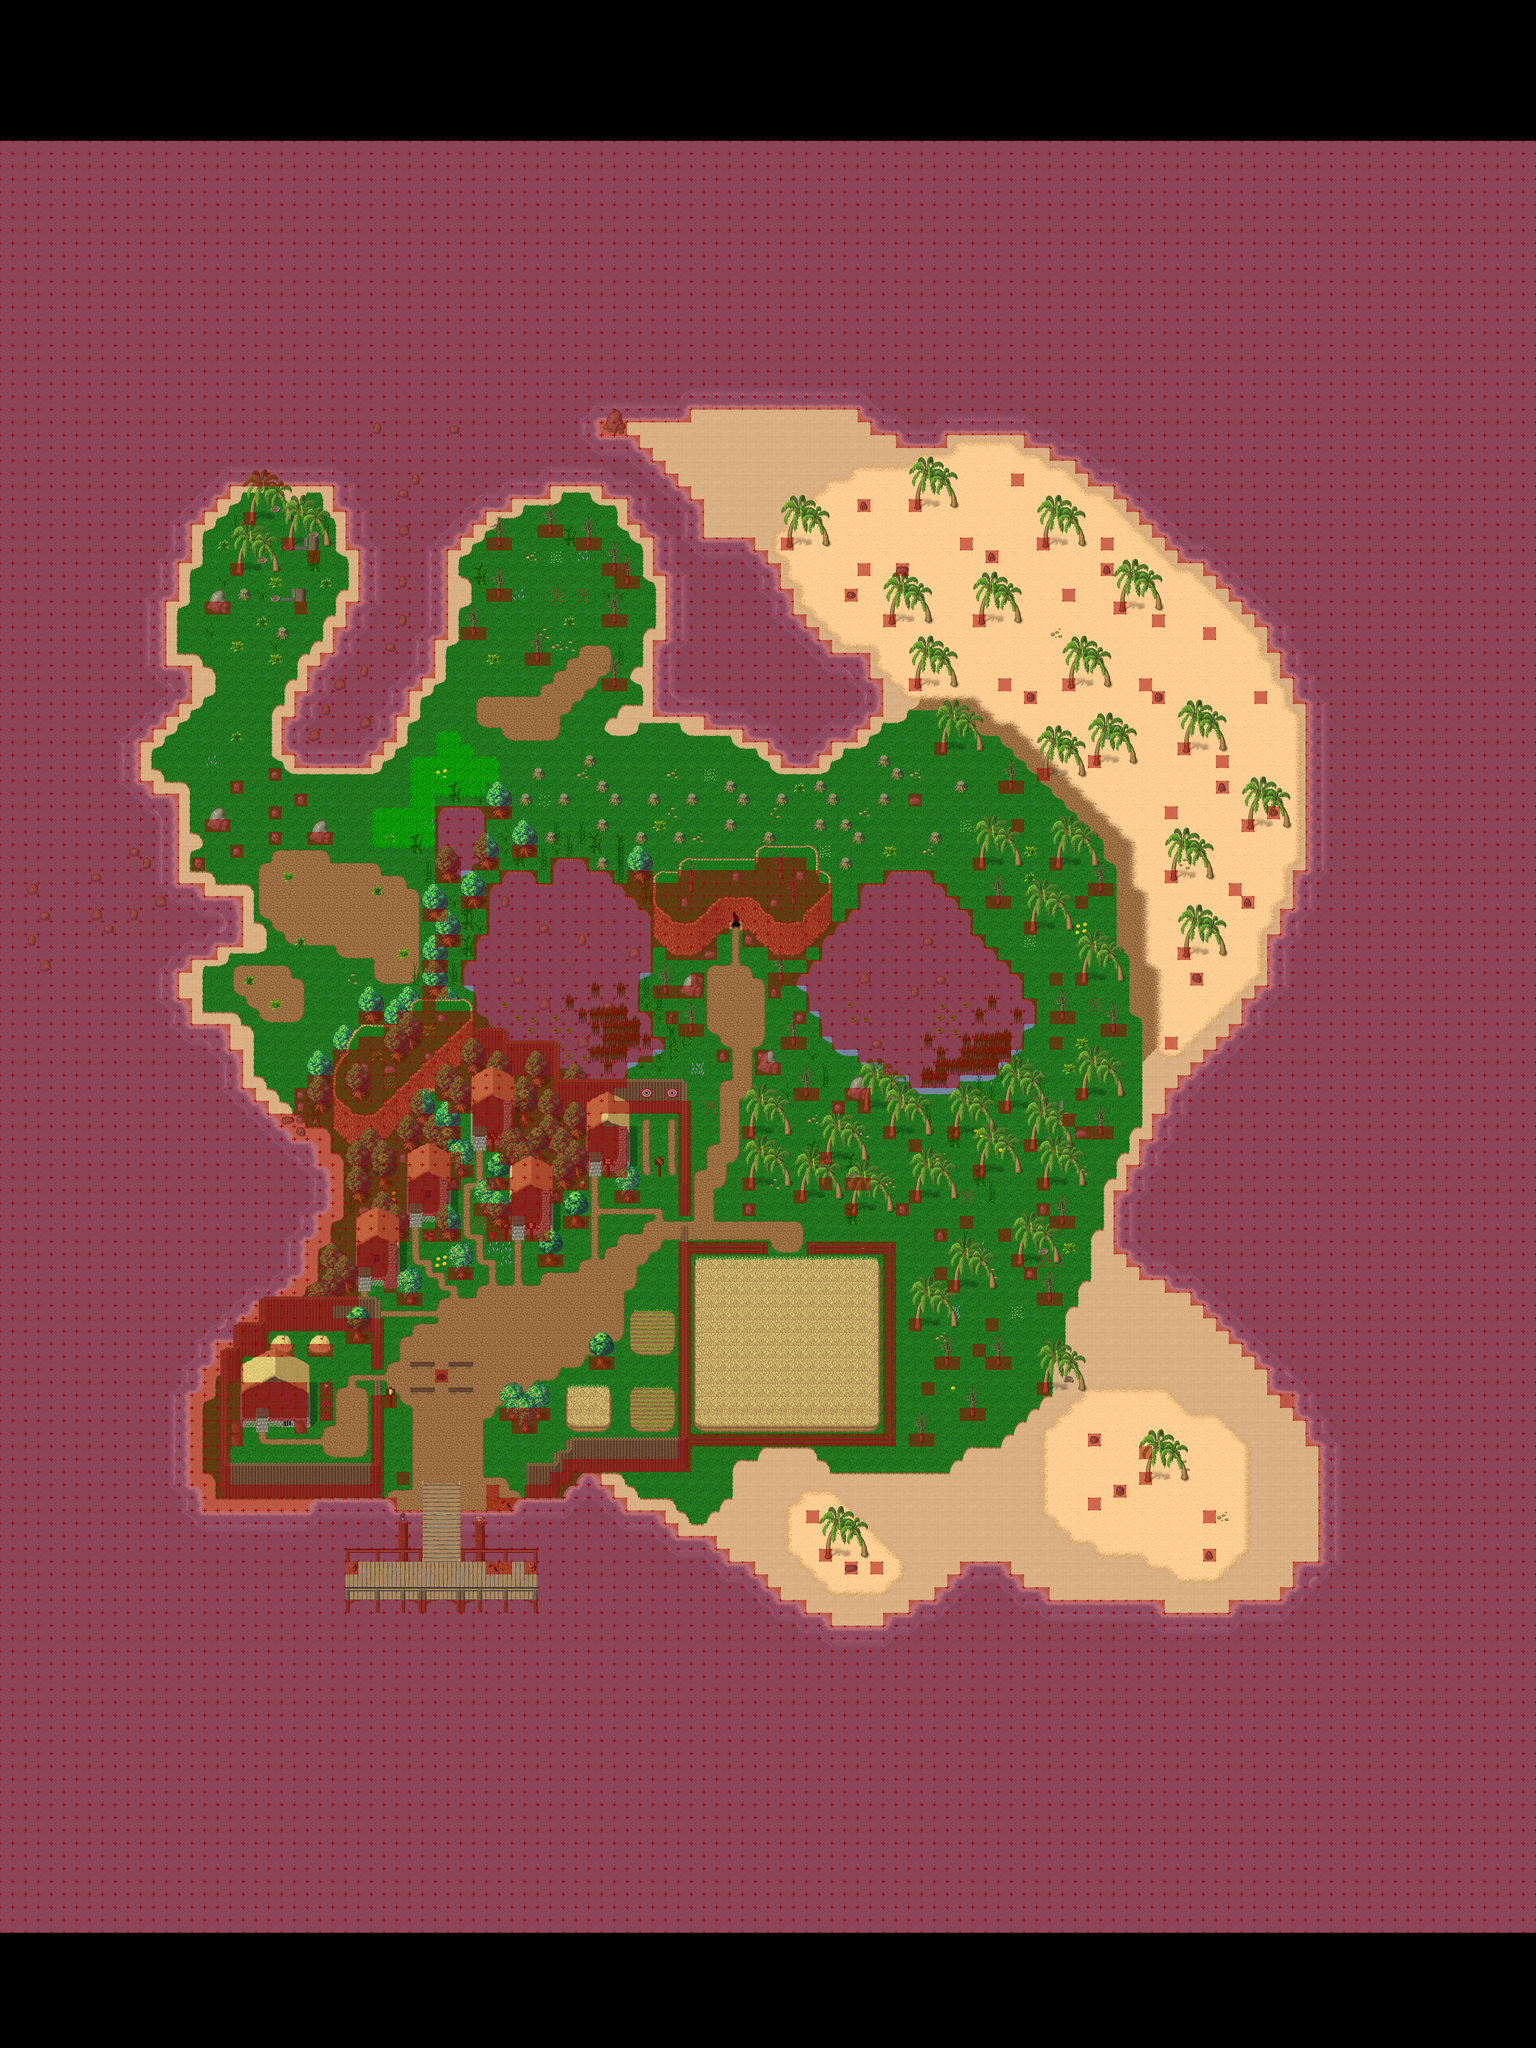

This game map was drawn from its Tiled (.tmx) file and the tilesets committed beside it. A one-line description and the trimmed map source follow:
An orthogonal 120x160 tile map with 32x32 px tiles, 9 tile layers (Ground, Ground 2, Ground 3, Ground 4, ...), 26 tilesets and 40 objects (37x spawn, 2x particle_effect, warp).

<map version="1.0" tiledversion="1.1.1" orientation="orthogonal" renderorder="right-down" width="120" height="160" tilewidth="32" tileheight="32" infinite="0" nextobjectid="44">
 <properties>
  <property name="license" value="CC BY-SA 3.0" />
  <property name="manaplus version" value="2" />
  <property name="minimap" value="graphics/minimaps/000-1.png" />
  <property name="music" value="bartk - the adventure begins.ogg" />
  <property name="name" value="Drasil Island" />
  <property name="overlay0image" value="graphics/images/ambient/cloud.png" />
  <property name="overlay0parallax" value="1.0" />
  <property name="overlay0scrollX" value="0.2" />
  <property name="overlay0scrollY" value="0.1" />
 </properties>
 <tileset firstgid="1" source="../graphics/tilesets/water-calm.tsx" />
 <tileset firstgid="241" name="Base" tilewidth="32" tileheight="32" tilecount="220" columns="22">
  <image source="../graphics/tilesets/ship-base.png" width="704" height="320" />
 </tileset>
 <tileset firstgid="461" name="Mast" tilewidth="32" tileheight="32" tilecount="256" columns="16">
  <image source="../graphics/tilesets/ship-mast.png" width="512" height="512" />
 </tileset>
 <tileset firstgid="717" name="Collision" tilewidth="32" tileheight="32" tilecount="9" columns="3">
  <image source="../graphics/tilesets/collision.png" width="96" height="96" />
 </tileset>
 <tileset firstgid="726" name="Ground" tilewidth="32" tileheight="32" tilecount="256" columns="16">
  <image source="../graphics/tilesets/ground.png" width="512" height="512" />
 </tileset>
 <tileset firstgid="982" name="Tree x3x3" tilewidth="96" tileheight="96" tilecount="1" columns="1">
  <image source="../graphics/tilesets/tree-x3x3.png" width="96" height="96" />
 </tileset>
 <tileset firstgid="983" name="Tree x3x4" tilewidth="96" tileheight="128" tilecount="10" columns="5">
  <image source="../graphics/tilesets/tree-x3x4.png" width="480" height="256" />
 </tileset>
 <tileset firstgid="993" source="../graphics/tilesets/accessory.tsx" />
 <tileset firstgid="1057" name="Box" tilewidth="32" tileheight="32" tilecount="36" columns="6">
  <image source="../graphics/tilesets/box.png" width="192" height="192" />
 </tileset>
 <tileset firstgid="1093" name="Box x1x2" tilewidth="32" tileheight="64" tilecount="8" columns="4">
  <image source="../graphics/tilesets/box-x1x2.png" width="128" height="128" />
 </tileset>
 <tileset firstgid="1101" name="Tree x4x5" tilewidth="128" tileheight="160" tilecount="4" columns="4">
  <image source="../graphics/tilesets/tree-x4x5.png" width="512" height="160" />
 </tileset>
 <tileset firstgid="1105" name="Level Number" tilewidth="32" tileheight="32" tilecount="16" columns="16">
  <image source="../graphics/tilesets/level-number.png" width="512" height="32" />
 </tileset>
 <tileset firstgid="1121" source="../graphics/tilesets/ship-flags-x3x2.tsx" />
 <tileset firstgid="1135" source="../graphics/tilesets/woodland_village.tsx" />
 <tileset firstgid="1391" source="../graphics/tilesets/trans_woodland_desert.tsx" />
 <tileset firstgid="1519" source="../graphics/tilesets/waterflow.tsx" />
 <tileset firstgid="1591" source="../graphics/tilesets/water2.tsx" />
 <tileset firstgid="1756" source="../graphics/tilesets/woodland_ground.tsx" />
 <tileset firstgid="2012" source="../graphics/tilesets/woodland_x2.tsx" />
 <tileset firstgid="2044" source="../graphics/tilesets/docks.tsx" />
 <tileset firstgid="2204" source="../graphics/tilesets/water_overflow.tsx" />
 <tileset firstgid="2276" source="../graphics/tilesets/woodland_x3.tsx" />
 <tileset firstgid="2308" source="../graphics/tilesets/desert_x5.tsx" />
 <tileset firstgid="2310" source="../graphics/tilesets/docks_x2.tsx" />
 <tileset firstgid="2390" source="../graphics/tilesets/woodland_village_x3.tsx" />
 <tileset firstgid="2456" source="../graphics/tilesets/woodland_village_x2.tsx" />
 <layer name="Ground" width="120" height="160">
  <data>[19200 cells, 16800 non-empty, 133 distinct tile ids]</data>
 </layer>
 <layer name="Ground 2" width="120" height="160">
  <data>[19200 cells, 1832 non-empty, 155 distinct tile ids]</data>
 </layer>
 <layer name="Ground 3" width="120" height="160">
  <data>[19200 cells, 459 non-empty, 43 distinct tile ids]</data>
 </layer>
 <layer name="Ground 4" width="120" height="160">
  <data>[19200 cells, 3 non-empty, 3 distinct tile ids]</data>
 </layer>
 <layer name="Fringe" width="120" height="160">
  <data>[19200 cells, 736 non-empty, 60 distinct tile ids]</data>
 </layer>
 <layer name="Over" width="120" height="160">
  <data>[19200 cells, 212 non-empty, 27 distinct tile ids]</data>
 </layer>
 <layer name="Over 2" width="120" height="160">
  <data>[19200 cells, 67 non-empty, 30 distinct tile ids]</data>
 </layer>
 <layer name="Over 3" width="120" height="160">
  <data>[19200 cells, 15 non-empty, 7 distinct tile ids]</data>
 </layer>
 <layer name="Collision" width="120" height="160">
  <data>[19200 cells, 11680 non-empty, 1 distinct tile ids]</data>
 </layer>
 <objectgroup name="Object">
  <object id="1" name="To La Johanne" type="warp" x="1326.18" y="3242.42" width="32" height="32">
   <properties>
    <property name="dest_map" value="000-2-0" />
    <property name="dest_x" value="21" />
    <property name="dest_y" value="28" />
   </properties>
  </object>
  <object id="3" name="Tortuga" type="spawn" x="704" y="1280" width="416" height="640">
   <properties>
    <property name="death" value="120000" />
    <property name="max_beings" value="3" />
    <property name="monster_id" value="1004" />
    <property name="spawn" value="16000" />
   </properties>
  </object>
  <object id="4" name="Tortuga" type="spawn" x="768" y="3328" width="2240" height="928">
   <properties>
    <property name="death" value="300000" />
    <property name="max_beings" value="4" />
    <property name="monster_id" value="1004" />
    <property name="spawn" value="35000" />
   </properties>
  </object>
  <object id="5" name="Tortuga" type="spawn" x="2144" y="2656" width="320" height="800">
   <properties>
    <property name="death" value="300000" />
    <property name="max_beings" value="1" />
    <property name="monster_id" value="1004" />
    <property name="spawn" value="35000" />
   </properties>
  </object>
  <object id="6" name="Tortuga" type="spawn" x="1536" y="2400" width="320" height="1120">
   <properties>
    <property name="death" value="300000" />
    <property name="max_beings" value="2" />
    <property name="monster_id" value="1004" />
    <property name="spawn" value="35000" />
   </properties>
  </object>
  <object id="7" name="Tortuga" type="spawn" x="832" y="1952" width="736" height="352">
   <properties>
    <property name="death" value="120000" />
    <property name="max_beings" value="2" />
    <property name="monster_id" value="1004" />
    <property name="spawn" value="35000" />
   </properties>
  </object>
  <object id="8" name="Tortuga" type="spawn" x="1056" y="800" width="640" height="1088">
   <properties>
    <property name="death" value="120000" />
    <property name="max_beings" value="2" />
    <property name="monster_id" value="1004" />
    <property name="spawn" value="35000" />
   </properties>
  </object>
  <object id="9" name="Tortuga" type="spawn" x="2400" y="832" width="800" height="768">
   <properties>
    <property name="death" value="120000" />
    <property name="max_beings" value="3" />
    <property name="monster_id" value="1004" />
    <property name="spawn" value="35000" />
   </properties>
  </object>
  </objectgroup>
</map>
<!-- 32 of 40 objects omitted -->
